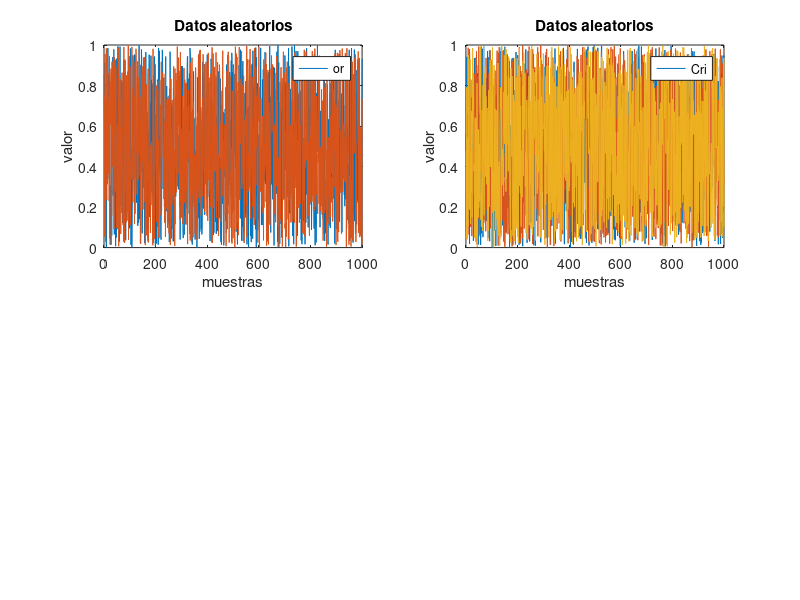

The MATLAB source for this figure: (Note: this script raises an error after producing the figure.)
% Actividad #3
% Objetivos:
% - Graficar con subplot
% - Guardar archivo del dataset CSV
% Nombre: sunombre

% Limpiar variables y linea de comandos
clear%para borrar el workspace y liberar memoria RAM
clc %limpiar el command window

%% Generar datos alatorios
% En todo dataset las filas son muestras y las comlumnas son variables
variables=5; %Columnas
vname=["Corriente","Voltaje","variable3","variable4","variable5"];
%Tarea ----------------- modificar el numero de muestras del dataset
muestras=1000; %Filas
Dataset=rand(muestras, variables);
%matriz de muestras (filas) x variables (columnas)

%% Graficar el dataset
figure %no sobrescribe la anterior grafica

subplot(2,2,1)
plot(Dataset(:,2:3));%
title("Datos aleatorios");
xlabel("muestras");
ylabel("valor");
legend(vname(2:3))

subplot(2,2,2)
plot(Dataset(:,[1,4,5]));
title("Datos aleatorios");
xlabel("muestras");
ylabel("valor");
legend(vname([1,4,5]))

subplot(1,2,3)
plot(Dataset(:,3:5));%
title("Datos aleatorios");
xlabel("muestras");
ylabel("valor");
legend(vname(3:5))

subplot(1,2,4)
plot(Dataset(:,[1]));
title("Datos aleatorios");
xlabel("muestras");
ylabel("valor");
legend(vname([1]))
%clear

%% Guardar los carchivos VSC en el computador
writematrix(Dataset,'Dataset.csv')
clear
